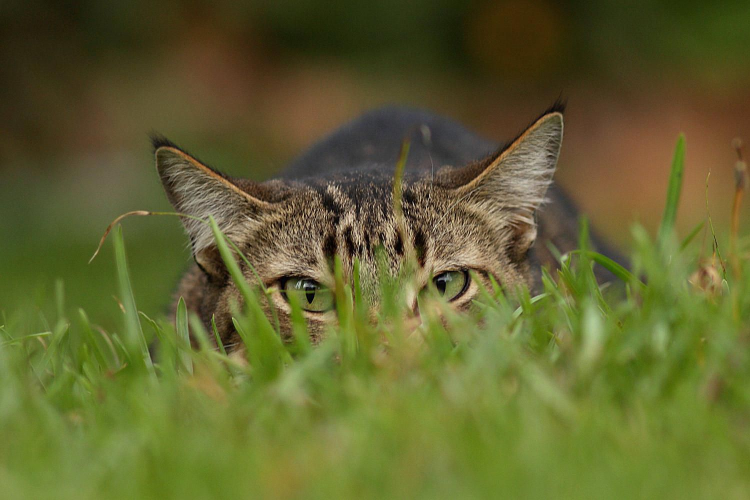
#> input picture TheoreticalVisualisation/cat.jpg, 1500 x 1000 px (shown at 1/2 size)
$ python figures_for_thesis_intro.py
#> lines starting #> are read from the running program, lines starting #| are printed output that depends on the picture
import numpy as np
import seaborn
import matplotlib.pyplot as plt
import matplotlib.patches as patches
import matplotlib.lines as lines
import matplotlib.image as mpimg

seaborn.set_style("dark")

plt.rcParams["font.family"] = 'Times New Roman'
plt.rcParams["font.size"] = 11

class Line:
    '''
    Encapsulates a linear function
    and its inverse
    '''
    def __init__(self,m,c):
        self.m = m
        self.c = c
    def __call__(self,x):
        return self.m*x+self.c
    def inverse(self):
        return Line(1/self.m, -self.c/self.m)


class RetinalReceptiveField:
    gauss = staticmethod(
        lambda r2,a,b:a*np.exp(-b*(r2))
        )
    def __init__(self,xy = (100,150),sigma = 150,
                 shape = (1000,1000)):
        field = np.empty(shape)
        self.xy = xy
        self.sigma = sigma
        for (x,y),_ in np.ndenumerate(field):
            field[x][y] = self.field_fn(x,y)
        self.field = field
    def field_fn(self,x,y):
        _x = x - self.xy[0]
        _y = y - self.xy[1]
        r2 = (_x**2+_y**2) / ((self.sigma)**2)
        return (10/3)*(self.gauss(r2,1,4)-self.gauss(r2,0.5,2))


    def apply_to_axis(self, axis):

        axis.imshow(self.field,
                    cmap = "gray",
                    interpolation = "bicubic",
                    vmin=-1,
                    vmax= 1)
        axis.set_yticks([])
        axis.set_xticks([])
        return axis

class Image:
    def __init__(self,data):
        self.field = (data / 255)*2 - 1
    def apply_to_axis(self, axis):

        axis.imshow(self.field,
                    cmap = "gray",
                    interpolation = "bicubic")
        axis.set_yticks([])
        axis.set_xticks([])
        return axis


class HubelWeiselFigure:
    caption = ("Figure 1: A bipolar retinal cell's receptive field. "
               "On-centre lumiance or off-centre darkness increases "
               "neuron firing; on-centre\n darkness or off-centre luminance "
               "decreases it. Mathematically, this is equivalent to "
               "convolving the receptive field (a)\nwith the stimulus (b) "
               "and responding to the average brightness of the output (c).")
    def __init__(self):
        im = mpimg.imread("cat.jpg")[100:-100:,300:-300]
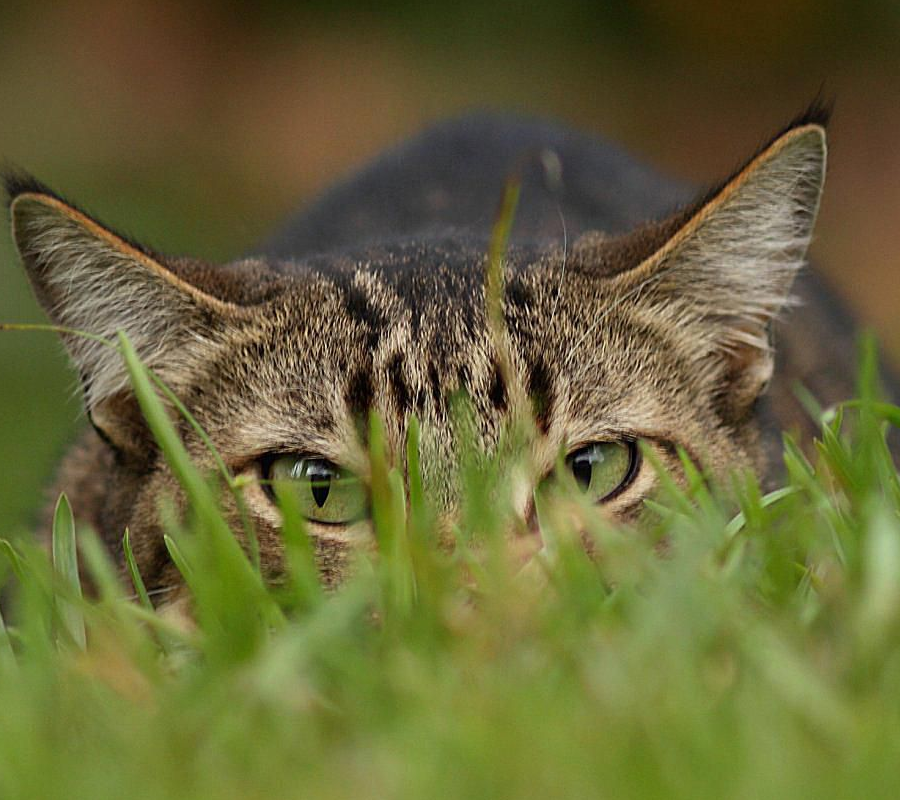
#> im: shape (800, 900, 3); mean R, G, B 103.9, 101.8, 56
        im = im.mean(axis=-1)        #convert to grayscale
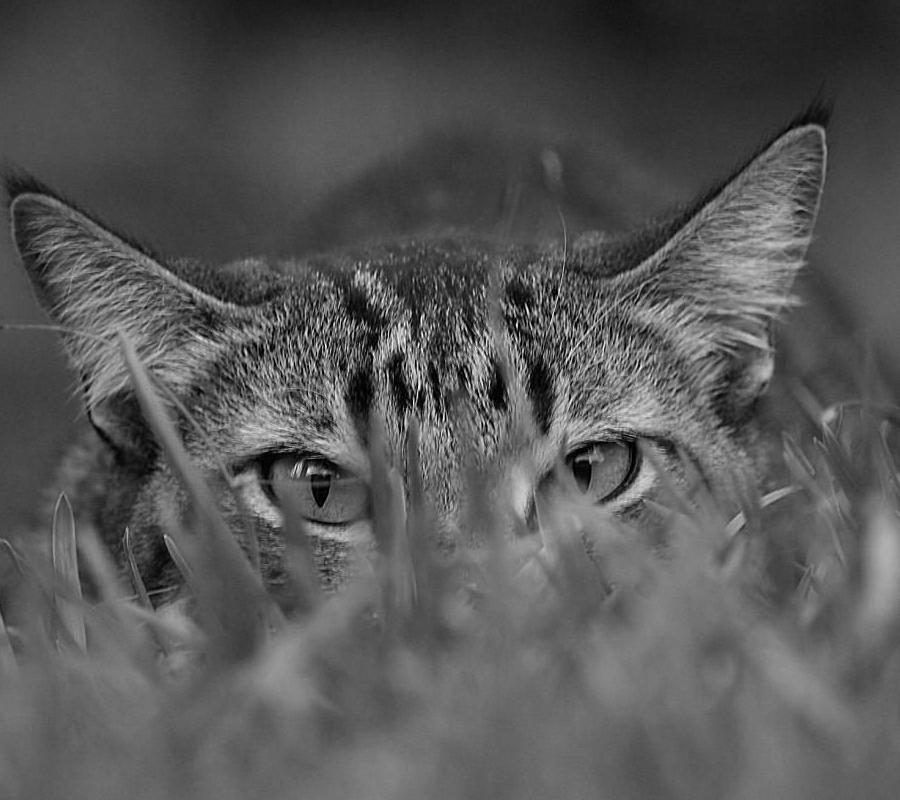
#> im: shape (800, 900) float64; min 0, max 248.7, mean 87.2
        im = np.minimum(im/140*256,np.ones(im.shape)*255)
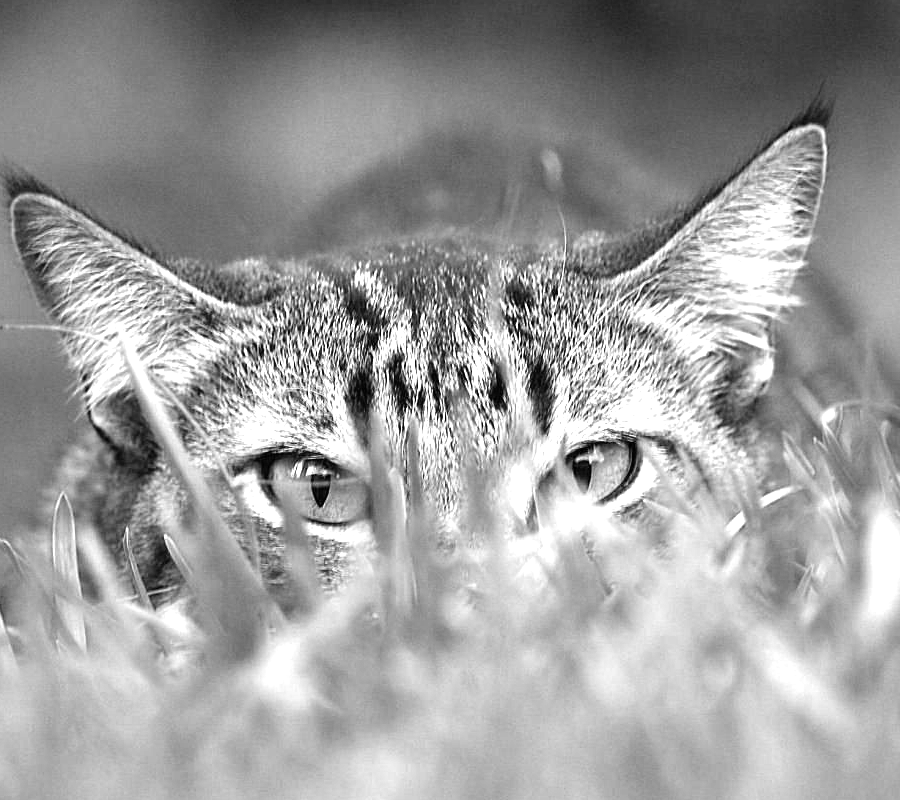
#> im: shape (800, 900) float64; min 0, max 255, mean 157.6
        field0 = RetinalReceptiveField(shape = im.shape)
        field1 = RetinalReceptiveField(shape = im.shape, xy = (530,510))
        im = Image(im)
        self.fig, ax = plt.subplots(ncols=3,
                                    nrows=2,
                                    figsize=(8,6),
                                    tight_layout=True)
        (stim_ax, field_ax, conv_ax) = ax.transpose()
        field_ax[0].set_title("$\\bf{(B)}$ Bipolar cell receptive field")
        field0.apply_to_axis(field_ax[0])
        field1.apply_to_axis(field_ax[1])
        stim_ax[0].set_title("$\\bf{(A)}$ Visual stimulus")
        im.apply_to_axis(stim_ax[0])
        im.apply_to_axis(stim_ax[1])
        conv_ax[0].set_title("$\\bf{(C)}$ Convolved stimulus")
        conv_ax[0].imshow(field0.field*im.field,
                       cmap = 'gray',
                       interpolation = 'bicubic',
                       vmin=-1,
                       vmax = 1)
        conv_ax[1].imshow(field1.field*im.field,
                       cmap = 'gray',
                       interpolation = 'bicubic',
                       vmin=-1,
                       vmax = 1)
        conv_ax[0].set_yticks([])
        conv_ax[0].set_xticks([])
        conv_ax[1].set_yticks([])
        conv_ax[1].set_xticks([])
    def show(self):
        self.fig.show()
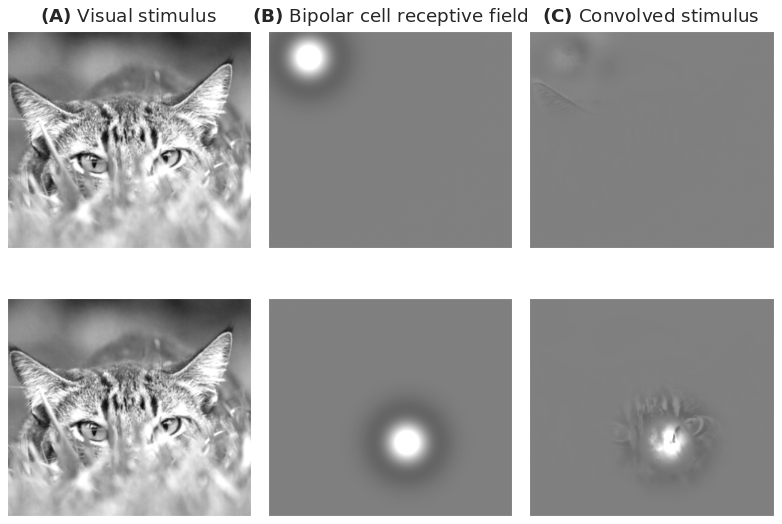
#> figure drawn by matplotlib, 6 panels
#> `# PsychosisPlot().show()`:
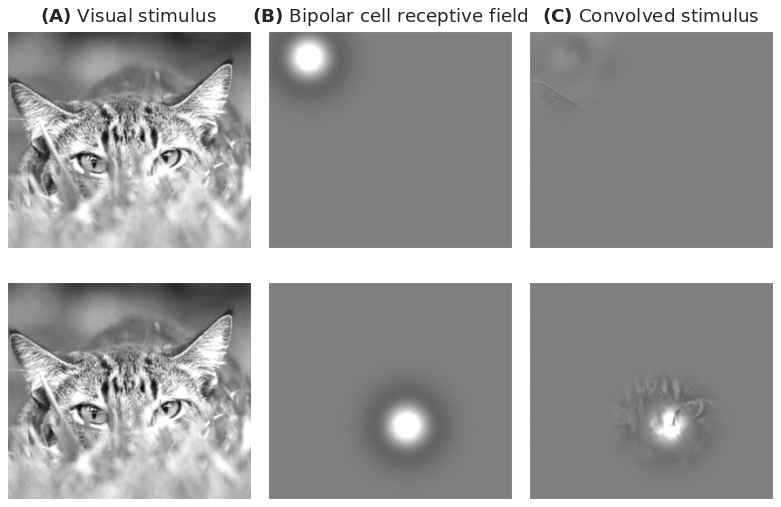
#> figure drawn by matplotlib, 6 panels


class TopDownIllusionFigure:
    caption = (
        "Figure 3: many optical illusions are thought to be caused\n"
        "by top-down signalling in the visual system. In the Ponzo\n"
        "illusion, two horizontal lines of equal length are perceived\n"
        "to be of different lengths because the other lines in the\n"
        "figure mimic a perspective situation with which we are familiar.\n"
        "Past knowledge is influencing the perception of simple elements\n"
        "of the image."
        )

    # [26 lines left out: function __init__, not called in this run]
        # self.fig.text(0.1, 0.01, self.caption,
        #               horizontalalignment = 'left')
    def show(self):
        self.fig.show()
    # [16 lines left out: function generate_railroad_lines, not called in this run]


class BayesPlot:
    xs = np.linspace(-5, 5, 200)
    # [20 lines left out: functions format_axis, format_axis_prior, format_axis_post, not called in this run]

class GaussianDistribution:
    def __init__(self, mu, sig):
        self.mu = mu
        self.sig = sig
    def predict(self, X):
        return self.gaussian(X,self.mu,self.sig)
    # [4 lines left out: function gaussian, not called in this run]


class PosteriorGaussianDistribution(GaussianDistribution):
    # [14 lines left out: functions __init__, test, not called in this run]


class PredictiveCodingPlot(BayesPlot):
    labels = ("(a)","(b)","(c)","(d)")
    caption = ("Figure 4: The bayesian formaulation of predictive coding.(a) A\n"
               "prior belief measures the probability of various environmental\n"
               "states based on prior knowlege. (b) When new information is received,\n"
               "the likelihood of seeing it for each environmental state comprises\n"
               "a likelihood function. (c) Together these can produce a new prediction\n"
               "of the probabilities of external states, a posterior distribution.\n"
               "(d) How much this differs from the prior is the prediction error.\n"
               "\n"
               )
    # [44 lines left out: function __init__, not called in this run]
    def show(self):
        self.fig.show()


class ContrastResponsePlot:
    caption = ("Figure 5: The effects of attention on the contrast response "
               "function of a V1 neuron.\n"
               "(a) Contrast gain, where the sensitivity of the neuron to its "
               "stimulus increases for all\n"
               "contrast levels, as though the stimulus had higher contrast. "
               "(b) Response gain, where \n"
               "the maximum response of the neuron is increased. (c) A "
               "combination of both contrast\n"
               "and response gain "
               "is sometimes observed. (adapted from Carrasco 2011)")
    xs = np.linspace(-5,5,50)
    log_fn = staticmethod(
        lambda limit,midpoint,X:limit/(1+np.exp(midpoint-X))
        )
    # [22 lines left out: function __init__, not called in this run]
        # self.fig.text(0.0625,0.1,self.caption)
    def show(self):
        self.fig.show()
    def __call__(self):
        self.fig.show()


class PsychosisPlot(BayesPlot):
    # caption = ("Figure 6: The predictive coding account of psychosis. Compare "
    #            "the healthy response to an unexpected \n"
    #            "stimulus (a) to the psychotic response characterised "
    #            "by a less certain prior and overestimation of the\n"
    #            "signal's precision (b). This leads to a larger shift in, "
    #            "and higher estimated precision of, the posterior. \n"
    #            "This results in a radically altered experience from noise in "
    #            "the environment.")
    # [31 lines left out: function __init__, not called in this run]

    def __call__(self):
        self.show()
    def show(self):
        self.fig.show()


if __name__=="__main__":
    plt.close("all")
    HubelWeiselFigure().show()
    # [4 lines of commented-out code are left out]
